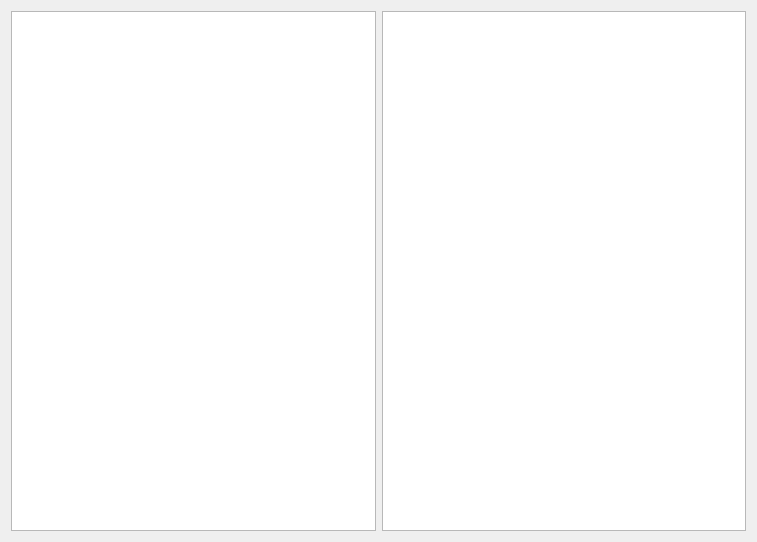
<?xml version="1.0" encoding="UTF-8"?>
<ui version="4.0">
 <class>Widget</class>
 <widget class="QWidget" name="Widget">
  <property name="geometry">
   <rect>
    <x>0</x>
    <y>0</y>
    <width>757</width>
    <height>542</height>
   </rect>
  </property>
  <property name="windowTitle">
   <string>Widget</string>
  </property>
  <layout class="QHBoxLayout" name="horizontalLayout">
   <item>
    <widget class="QTreeView" name="treeView"/>
   </item>
   <item>
    <widget class="QTableView" name="tableView"/>
   </item>
  </layout>
 </widget>
 <resources/>
 <connections/>
</ui>
